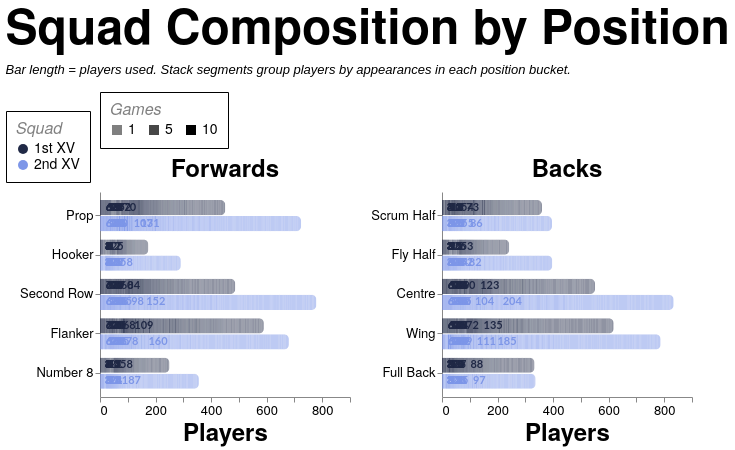

Source (Vega-Lite JSON):
### Vega-Lite specification from a JSON file in a GitHub repository (floating-point values rounded to 4 significant figures; data arrays with more than 128 entries replaced by an {"elided": "..."} marker saying what was removed)
{"config": {"axis": {"labelFont": "PT Sans Narrow, Helvetica Neue, Helvetica, Arial, sans-serif", "titleFont": "PT Sans Narrow, Helvetica Neue, Helvetica, Arial, sans-serif", "labelFontSize": 13, "titleFontSize": 24, "gridColor": "#202947", "gridOpacity": 0.2, "zindex": 1}, "text": {"font": "Lato, sans-serif"}, "bar": {"cornerRadiusEnd": 5}, "header": {"labelFont": "PT Sans Narrow, Helvetica Neue, Helvetica, Arial, sans-serif", "titleFont": "PT Sans Narrow, Helvetica Neue, Helvetica, Arial, sans-serif", "labelFontSize": 24, "titleFontSize": 28, "labelFontWeight": "bold", "orient": "left"}, "legend": {"labelFont": "PT Sans Narrow, Helvetica Neue, Helvetica, Arial, sans-serif", "titleFont": "PT Sans Narrow, Helvetica Neue, Helvetica, Arial, sans-serif", "labelFontSize": 14, "titleFontSize": 16, "titlePadding": 5, "fillColor": "white", "strokeColor": "black", "padding": 10, "titleFontWeight": "lighter", "titleFontStyle": "italic", "titleColor": "gray", "offset": 10}, "title": {"font": "PT Sans Narrow, Helvetica Neue, Helvetica, Arial, sans-serif", "fontSize": 48, "fontWeight": "bold", "anchor": "start", "align": "center", "titlePadding": 20, "subtitlePadding": 10, "subtitleFontSize": 13, "subtitleColor": "", "subtitleFontStyle": "italic", "offset": 15, "color": "black"}, "axisX": {"labelAngle": 0}, "facet": {"title": null, "header": null, "align": {"row": "each", "column": "each"}, "spacing": 10}, "resolve": {"scale": {"y": "independent", "facet": "independent"}}, "background": "transparent", "scale": {"offsetBandPaddingOuter": 0.2, "offsetBandPaddingInner": 0.1}, "view": {"stroke": null, "background": "transparent"}}, "data": {"name": "data-80d8626e4b1f598cc0cbe1daa6b17205"}, "facet": {"column": {"field": "unit", "sort": ["Forwards", "Backs"], "title": null, "type": "nominal"}}, "spec": {"layer": [{"mark": {"type": "bar"}, "encoding": {"color": {"field": "squad", "legend": {"labelExpr": "datum.value + ' XV'", "orient": "bottom-right", "title": "Squad"}, "scale": {"domain": ["1st", "2nd"], "range": ["#202946", "#7d96e8"]}, "type": "nominal"}, "detail": {"field": "games", "type": "quantitative"}, "opacity": {"field": "games", "legend": {"orient": "top", "title": "Games", "titleOrient": "top", "values": [1, 5, 10]}, "scale": {"domain": [1, 10], "range": [0.5, 1]}, "type": "quantitative"}, "order": {"field": "games", "sort": "descending", "type": "quantitative"}, "tooltip": [{"field": "season", "title": "Season", "type": "nominal"}, {"field": "squad", "title": "Squad", "type": "nominal"}, {"field": "unit", "title": "Unit", "type": "nominal"}, {"field": "position", "title": "Position", "type": "nominal"}, {"field": "players", "title": "Players", "type": "quantitative"}, {"field": "games", "title": "Appearances per player", "type": "quantitative"}, {"field": "singlePlayer", "title": "Player", "type": "nominal"}], "x": {"axis": {"grid": false, "tickMinStep": 1}, "field": "players", "stack": "zero", "title": "Players", "type": "quantitative"}, "y": {"field": "position", "sort": {"field": "position_order", "op": "min", "order": "ascending"}, "title": null, "type": "nominal"}, "yOffset": {"field": "squad", "scale": {"paddingInner": 0.05, "paddingOuter": 0.01}, "sort": ["1st", "2nd"], "type": "nominal"}}}, {"mark": {"type": "text", "align": "left", "baseline": "middle", "dx": 4, "fontSize": 11, "fontWeight": "bold"}, "encoding": {"color": {"field": "squad", "legend": {"labelExpr": "datum.value + ' XV'", "orient": "bottom-right", "title": "Squad"}, "scale": {"domain": ["1st", "2nd"], "range": ["#202946", "#7d96e8"]}, "type": "nominal"}, "text": {"field": "total_players", "format": ".0f", "type": "quantitative"}, "tooltip": [{"field": "season", "title": "Season", "type": "nominal"}, {"field": "countModeLabel", "title": "Position Count Mode", "type": "nominal"}, {"field": "squad", "title": "Squad", "type": "nominal"}, {"field": "unit", "title": "Unit", "type": "nominal"}, {"field": "position", "title": "Position", "type": "nominal"}, {"field": "total_players", "title": "Total Players", "type": "quantitative"}, {"field": "singlePlayer", "title": "Player", "type": "nominal"}], "x": {"axis": {"grid": false, "tickMinStep": 1}, "field": "total_players", "type": "quantitative"}, "y": {"field": "position", "sort": {"field": "position_order", "op": "min", "order": "ascending"}, "title": null, "type": "nominal"}, "yOffset": {"field": "squad", "scale": {"paddingInner": 0.05, "paddingOuter": 0.01}, "sort": ["1st", "2nd"], "type": "nominal"}}, "transform": [{"aggregate": [{"op": "sum", "field": "players", "as": "total_players"}], "groupby": ["season", "countMode", "countModeLabel", "squad", "unit", "position", "position_order"]}]}], "height": {"step": 16}, "width": 250}, "resolve": {"scale": {"x": "shared", "y": "independent"}}, "spacing": 20, "title": {"text": "Squad Composition by Position", "subtitle": ["Bar length = players used. Stack segments group players by appearances in each position bucket."]}, "$schema": "https://vega.github.io/schema/vega-lite/v5.20.1.json", "datasets": {"data-80d8626e4b1f598cc0cbe1daa6b17205": {"elided": "5106 records"}}}
